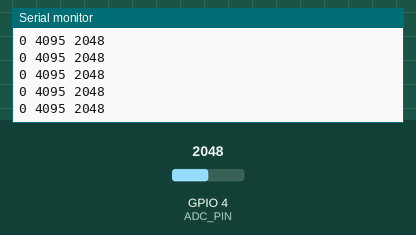
The sketch below on a simulated ESP32. Shown: the last lines printed to the serial monitor. Inputs (shaded band) come from the test bench; at power-on: GPIO 4 (ADC_PIN) = 2048 (analog values on the 0–4095 scale).

Above: at 1.5 s.
1.6 s: GPIO 4 (ADC_PIN) set to 2866
At 2.1 s:
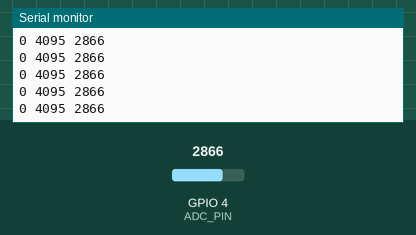
3.1 s: GPIO 4 (ADC_PIN) set to 3603
At 4.1 s:
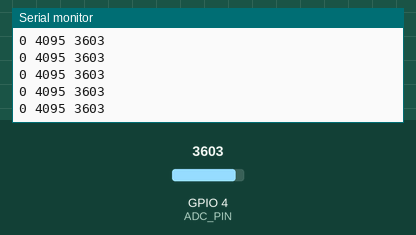
Timing chart, 0 to 6.1 s (numbered marks = the images above; inputs shaded):
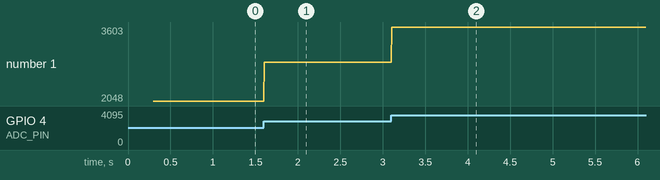

Measured:
- after the input at 1.6 s, the serial monitor: prints a new line at once (image 1)
- after the input at 3.1 s, the serial monitor: prints a new line at once (image 2)
- plotted number 1: 2048 → 2866 after the input at 1.6 s, 2866 → 3603 after the input at 3.1 s

The sketch:

boardread.ino
```cpp
const int ADC_PIN = 4;

void setup() {
  Serial.begin(115200);
  delay(300);
  analogReadResolution(12);            // 0–4095
  analogSetPinAttenuation(ADC_PIN, ADC_11db);
}

void loop() {
  int raw = analogRead(ADC_PIN);

  // Lock Y-axis so the waveform is visible
  Serial.print("0 ");
  Serial.print("4095 ");
  Serial.println(raw);

  delay(5);   // adjust to change time scale
}
```
